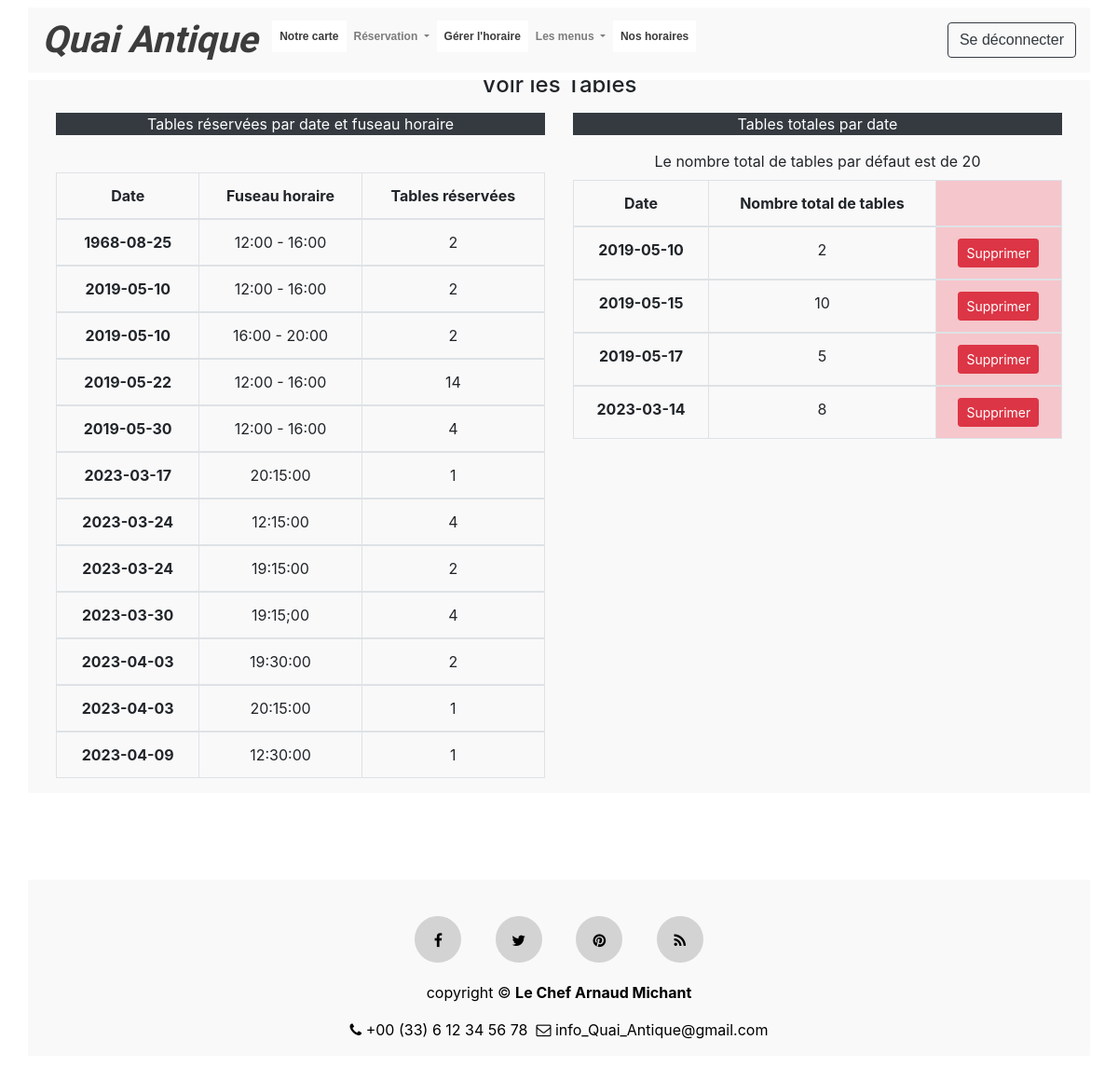
Page /view_tables.php (signed in) on the committed database.
### tables this page shows
CREATE TABLE `tables` (
  `tables_id` int(11) NOT NULL,
  `t_date` date NOT NULL,
  `t_tables` int(11) NOT NULL
);

### includes/view.tables.inc.php (the view, shortened to what this page needs)
<?php
if(isset($_SESSION['user_id'])) {
    require 'includes/dbh.inc.php';
    $role = $_SESSION['role'];
    if($role==2){
        $sql = "SELECT SUM(num_tables), rdate, time_zone FROM reservation GROUP BY rdate, time_zone";
        $result = $conn->query($sql);
        if ($result->num_rows > 0) {
            echo
            '<div class="container">
                <div class="row">
                    <div class="col-sm text-center">
                        <p class="text-white bg-dark text-center">Tables réservées par date et fuseau horaire</p><br>
                        <table class="table table-hover table-bordered table-responsive-sm text-center">
                            <thead>
                                <tr>
                                    <th scope="col">Date</th>
                                    <th scope="col">Fuseau horaire</th>
                                    <th scope="col">Tables réservées</th>
                                </tr>
                            </thead> ';
                            while($row = $result->fetch_assoc()) {
                                echo"
                                <tbody>
                                    <tr>
                                        <th scope='row'>".$row["rdate"]."</th>
                                        <td>".$row["time_zone"]."</td>
                                        <td>".$row["SUM(num_tables)"]."</td>
                                    </tr>
                                </tbody>";
                            }
                        echo "</table>";
        }
        else { echo "<p class='text-center'>La liste est vide!<p>"; }
                    echo'</div>';
        $sql = "SELECT * FROM tables ORDER BY t_date";
        $result = $conn->query($sql);
        if ($result->num_rows > 0) {
                    echo'
                    <div class="col-sm text-center">
                        <p class="text-white bg-dark text-center">Tables totales par date</p>
                        <label>Le nombre total de tables par défaut est de 20</label><br> ';
                        echo
                        '<table class="table table-hover table-bordered table-responsive-sm text-center">
                            <thead>
                                <tr>
                                    <th scope="col">Date</th>
                                    <th scope="col">Nombre total de tables</th>
                                    <th class="table-danger" scope="col"></th>
                                </tr>
                            </thead> ';
                            while($row = $result->fetch_assoc()) {
                            echo"
                                <tbody>
                                    <tr>
                                        <form action='includes/delete.php' method='POST'>
                                            <input name='tables_id' type='hidden' value=".$row["tables_id"].">
                                            <th scope='row'>".$row["t_date"]."</th>
                                            <td>".$row["t_tables"]."</td>
                                            <td class='table-danger'><button type='submit' name='delete-table' class='btn btn-danger btn-sm'>Supprimer</button></td>
                                        </form>
                                    </tr>
                                </tbody>";
                            }
                            echo "</table>";
        }
        else {  echo "<p class='text-center'>La liste est vide !<p>"; }
                    echo '
                    </div>
                </div>
            </div>';
    }
}

### css/style.css (style rules this page uses)
* { margin:0; padding:0; }
body { overflow-y: scroll; overflow-x: scroll; }
.container { background: #f9f9f9; }
.row { margin: 15px; }

### rows in the picture
tables: t_date "2019-05-10", t_tables "2"
tables: t_date "2019-05-15", t_tables "10"
tables: t_date "2019-05-17", t_tables "5"
tables: t_date "2023-03-14", t_tables "8"

### other values in the picture
$row["rdate"] "1968-08-25"
$row["time_zone"] "12:00 - 16:00"
$row["SUM(num_tables)"] "2"
$row["rdate"] "2019-05-10"
$row["time_zone"] "16:00 - 20:00"
$row["rdate"] "2019-05-22"
$row["SUM(num_tables)"] "14"
$row["rdate"] "2019-05-30"
$row["SUM(num_tables)"] "4"
$row["rdate"] "2023-03-17"
$row["time_zone"] "20:15:00"
$row["SUM(num_tables)"] "1"
$row["rdate"] "2023-03-24"
$row["time_zone"] "12:15:00"
$row["time_zone"] "19:15:00"
